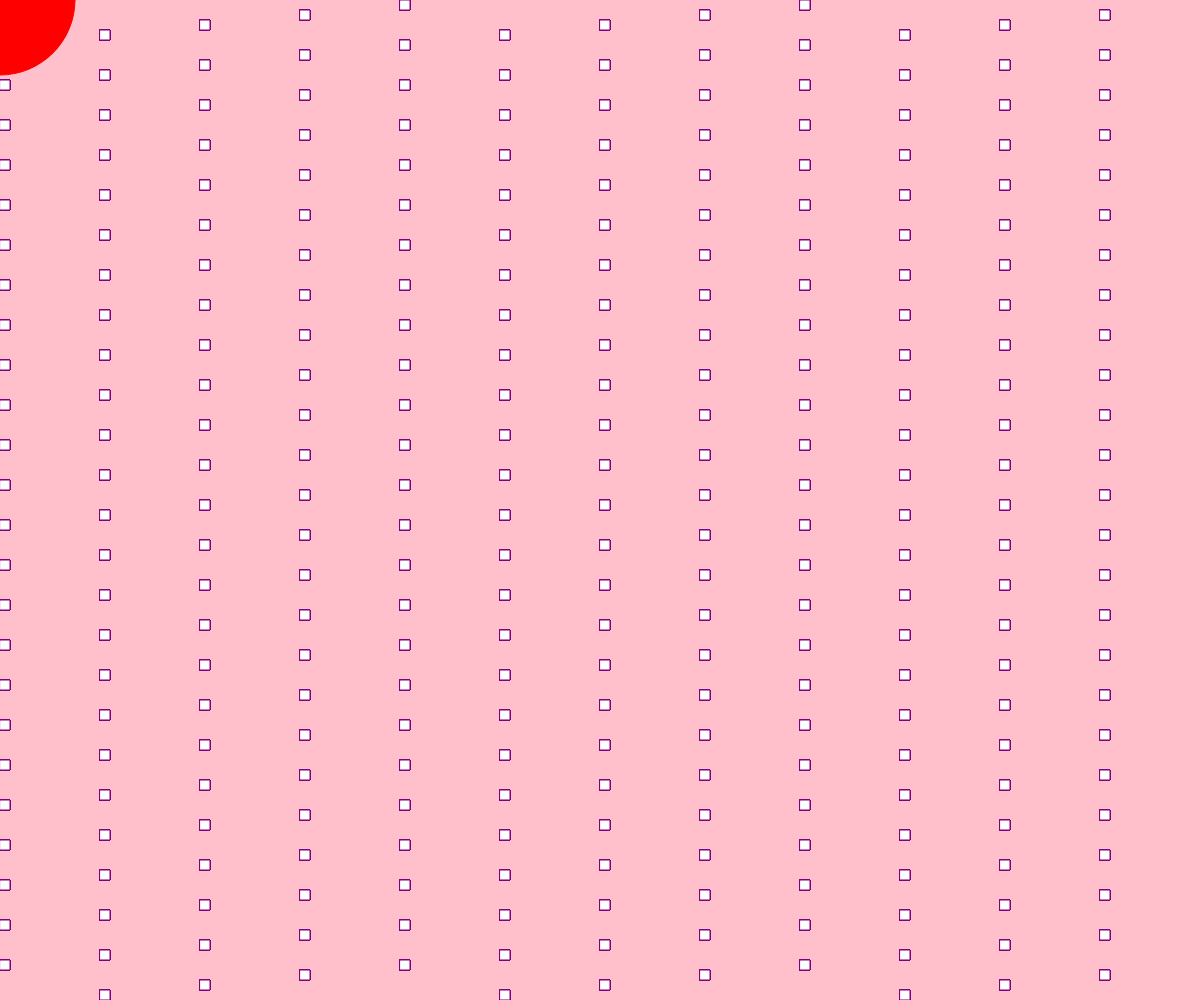
Frame 1 (no input)
Frame 60 (no input): identical to frame 1, image omitted
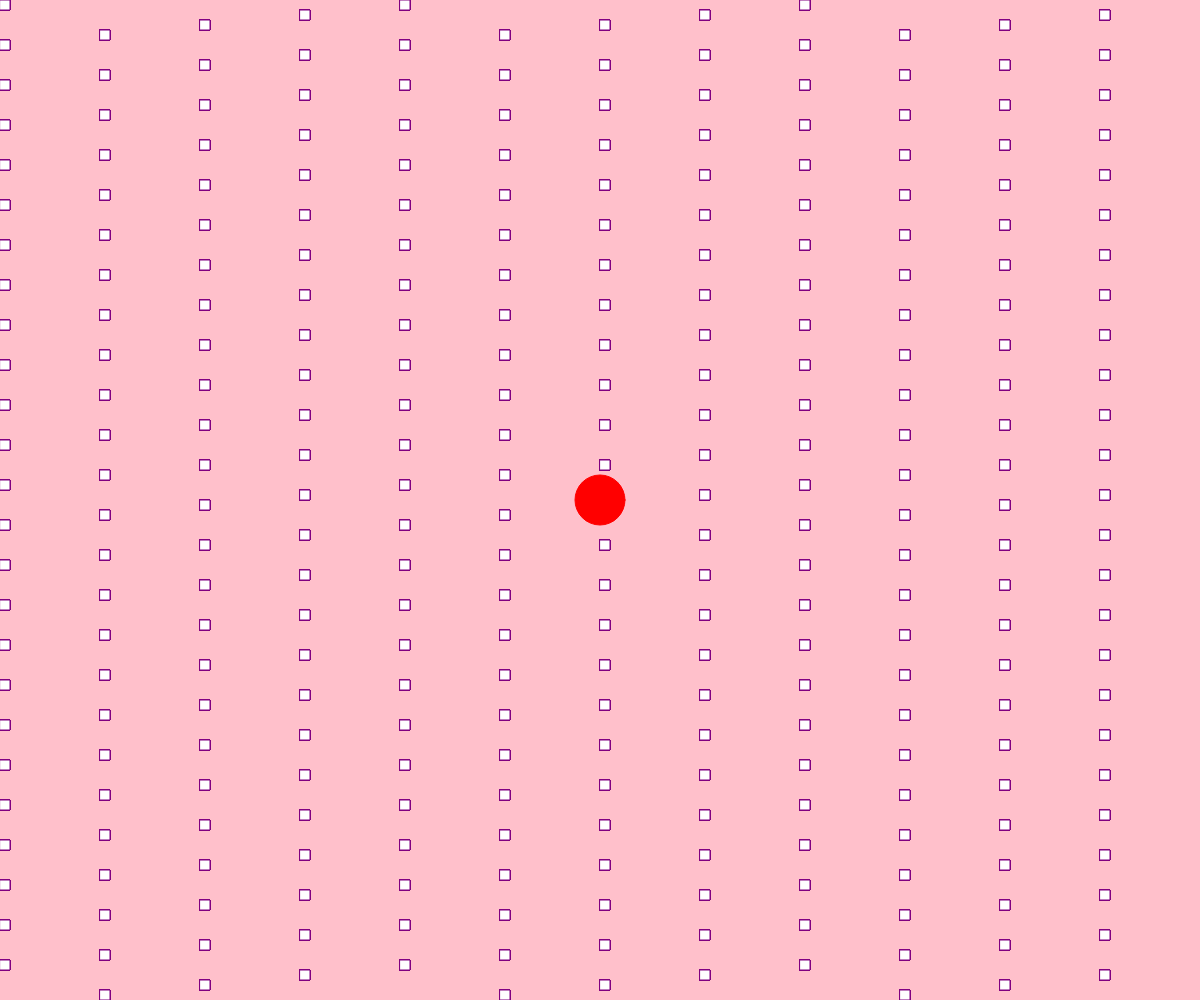
Frame 120 (the mouse pressed at the canvas centre since frame 60)

The p5.js sketch that drew these frames (run headless with seeded random() and noise() and a simulated clock; from frame 60 on, the mouse is pressed at the canvas centre):

// p5.js sketch
// ── sketch.js


function setup(){
    createCanvas(windowWidth,windowHeight);
}

function draw(){
    background('pink');
    fill('white');
    stroke('purple')
    for(var i = 0; i <12345; i++){
        rect((i*100)%width,(i*30)%height,10,10);
    }
    fill('red');
    stroke('red');
    if(mouseX < 500){
        circle(mouseX,mouseY,150,150);
    }else{
        circle(mouseX,mouseY,50,50,25);
    }
}
// ── script.js
var billy; // variable declaration without definition

console.log(billy);

billy = 13;
billy = 'billy is great';
billy = 'billy said "hello"';

// keyword experession codeblock
if(true){
    console.log(billy);
}

if( 15 > 15){
    console.log('is it true?');
}

billy = "silly";
if(billy){ // coercion change string to a
    console.log('billy is silly');
}

if(billy === 'silly'){ // === testing for equal value and same type
    console.log('really silly')
}

// == testing for equal value but allows for coercion
// billy == true
// billy gets coerced to a boolean and the expression is true

// type of operator precedes a variable name or literal value

console.log(typeof "slknlaslfhflkea");
console.log(typeof billy);

if(typeof billy === "string"){
    billy = 'kwkkkrekfneka';
}else{
    billy = 42;
}

//////////////// 
// for loop

for(var i = 0; i < 5; i++){
    console.log('hello');
}

for(var i = 0; i < 10; i++){
    console.log(i);
} 
console.log(i);
////////


// function declaration
function bob(){
    console.log('i am bob');
    return 'bob';
}

// function invokation
bob(); /// () function invokation operator 

/* multiline comment
for(var i = 0; i < 10000; i++){
        bob();
}
*/

console.log( bob() );

function bailly(data){
    data = data + 100;
    return data;
}

var mydata = bailly(50);
console.log(mydata);
console.log( typeof mydata);
